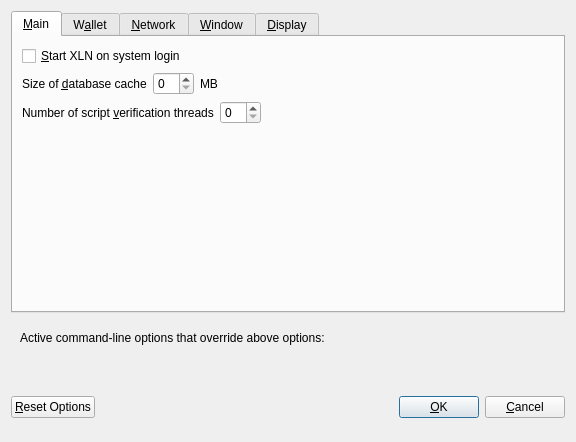
<?xml version="1.0" encoding="UTF-8"?>
<ui version="4.0">
 <class>OptionsDialog</class>
 <widget class="QDialog" name="OptionsDialog">
  <property name="geometry">
   <rect>
    <x>0</x>
    <y>0</y>
    <width>576</width>
    <height>442</height>
   </rect>
  </property>
  <property name="windowTitle">
   <string>Options</string>
  </property>
  <property name="modal">
   <bool>true</bool>
  </property>
  <layout class="QVBoxLayout" name="verticalLayout">
   <item>
    <widget class="QTabWidget" name="tabWidget">
     <property name="currentIndex">
      <number>0</number>
     </property>
     <widget class="QWidget" name="tabMain">
      <attribute name="title">
       <string>&amp;Main</string>
      </attribute>
      <layout class="QVBoxLayout" name="verticalLayout_Main">
       <item>
        <widget class="QCheckBox" name="bitcoinAtStartup">
         <property name="toolTip">
          <string>Automatically start XLN after logging in to the system.</string>
         </property>
         <property name="text">
          <string>&amp;Start XLN on system login</string>
         </property>
        </widget>
       </item>
       <item>
        <layout class="QHBoxLayout" name="horizontalLayout_2_Main">
         <item>
          <widget class="QLabel" name="databaseCacheLabel">
           <property name="text">
            <string>Size of &amp;database cache</string>
           </property>
           <property name="textFormat">
            <enum>Qt::PlainText</enum>
           </property>
           <property name="buddy">
            <cstring>databaseCache</cstring>
           </property>
          </widget>
         </item>
         <item>
          <widget class="QSpinBox" name="databaseCache"/>
         </item>
         <item>
          <widget class="QLabel" name="databaseCacheUnitLabel">
           <property name="text">
            <string>MB</string>
           </property>
           <property name="textFormat">
            <enum>Qt::PlainText</enum>
           </property>
          </widget>
         </item>
         <item>
          <spacer name="horizontalSpacer_2_Main">
           <property name="orientation">
            <enum>Qt::Horizontal</enum>
           </property>
           <property name="sizeHint" stdset="0">
            <size>
             <width>40</width>
             <height>20</height>
            </size>
           </property>
          </spacer>
         </item>
        </layout>
       </item>
       <item>
        <layout class="QHBoxLayout" name="horizontalLayout_3_Main">
         <item>
          <widget class="QLabel" name="threadsScriptVerifLabel">
           <property name="text">
            <string>Number of script &amp;verification threads</string>
           </property>
           <property name="textFormat">
            <enum>Qt::PlainText</enum>
           </property>
           <property name="buddy">
            <cstring>threadsScriptVerif</cstring>
           </property>
          </widget>
         </item>
         <item>
          <widget class="QSpinBox" name="threadsScriptVerif">
           <property name="toolTip">
            <string>(0 = auto, &lt;0 = leave that many cores free)</string>
           </property>
          </widget>
         </item>
         <item>
          <spacer name="horizontalSpacer_3_Main">
           <property name="orientation">
            <enum>Qt::Horizontal</enum>
           </property>
           <property name="sizeHint" stdset="0">
            <size>
             <width>40</width>
             <height>20</height>
            </size>
           </property>
          </spacer>
         </item>
        </layout>
       </item>
       <item>
        <spacer name="verticalSpacer_2">
         <property name="orientation">
          <enum>Qt::Vertical</enum>
         </property>
         <property name="sizeHint" stdset="0">
          <size>
           <width>20</width>
           <height>40</height>
          </size>
         </property>
        </spacer>
       </item>
      </layout>
     </widget>
     <widget class="QWidget" name="tabWallet">
      <attribute name="title">
       <string>W&amp;allet</string>
      </attribute>
      <layout class="QVBoxLayout" name="verticalLayout_Wallet">
       <item>
        <layout class="QHBoxLayout" name="horizontalLayout_2_Wallet">
         <item>
          <widget class="QLabel" name="labelStakeSplitThresholdText">
           <property name="text">
            <string>Stake split threshold:</string>
           </property>
          </widget>
         </item>
         <item>
          <widget class="QSpinBox" name="spinBoxStakeSplitThreshold">
           <property name="minimum">
            <number>1</number>
           </property>
           <property name="maximum">
            <number>999999</number>
           </property>
          </widget>
         </item>
        </layout>
       </item>
       <item>
        <widget class="QGroupBox" name="groupBox">
         <property name="title">
          <string>Expert</string>
         </property>
         <layout class="QVBoxLayout" name="verticalLayout_2">
          <item>
           <widget class="QCheckBox" name="coinControlFeatures">
            <property name="toolTip">
             <string>Whether to show coin control features or not.</string>
            </property>
            <property name="text">
             <string>Enable coin &amp;control features</string>
            </property>
           </widget>
          </item>
          <item>
           <widget class="QCheckBox" name="showMasternodesTab">
            <property name="toolTip">
             <string>Show additional tab listing all your masternodes in first sub-tab&lt;br/&gt;and all masternodes on the network in second sub-tab.</string>
            </property>
            <property name="text">
             <string>Show Masternodes Tab</string>
            </property>
           </widget>
          </item>
          <item>
           <widget class="QCheckBox" name="spendZeroConfChange">
            <property name="toolTip">
             <string>If you disable the spending of unconfirmed change, the change from a transaction&lt;br/&gt;cannot be used until that transaction has at least one confirmation.&lt;br/&gt;This also affects how your balance is computed.</string>
            </property>
            <property name="text">
             <string>&amp;Spend unconfirmed change</string>
            </property>
           </widget>
          </item>
         </layout>
        </widget>
       </item>
       <item>
        <spacer name="verticalSpacer_Wallet">
         <property name="orientation">
          <enum>Qt::Vertical</enum>
         </property>
         <property name="sizeHint" stdset="0">
          <size>
           <width>20</width>
           <height>40</height>
          </size>
         </property>
        </spacer>
       </item>
      </layout>
     </widget>
     <widget class="QWidget" name="tabNetwork">
      <attribute name="title">
       <string>&amp;Network</string>
      </attribute>
      <layout class="QVBoxLayout" name="verticalLayout_Network">
       <item>
        <widget class="QCheckBox" name="mapPortUpnp">
         <property name="toolTip">
          <string>Automatically open the XLN client port on the router. This only works when your router supports UPnP and it is enabled.</string>
         </property>
         <property name="text">
          <string>Map port using &amp;UPnP</string>
         </property>
        </widget>
       </item>
       <item>
        <widget class="QCheckBox" name="allowIncoming">
         <property name="toolTip">
          <string>Accept connections from outside</string>
         </property>
         <property name="text">
          <string>Allow incoming connections</string>
         </property>
        </widget>
       </item>
       <item>
        <widget class="QCheckBox" name="connectSocks">
         <property name="toolTip">
          <string>Connect to the XLN network through a SOCKS5 proxy.</string>
         </property>
         <property name="text">
          <string>&amp;Connect through SOCKS5 proxy (default proxy):</string>
         </property>
        </widget>
       </item>
       <item>
        <layout class="QHBoxLayout" name="horizontalLayout_1_Network">
         <item>
          <widget class="QLabel" name="proxyIpLabel">
           <property name="text">
            <string>Proxy &amp;IP:</string>
           </property>
           <property name="textFormat">
            <enum>Qt::PlainText</enum>
           </property>
           <property name="buddy">
            <cstring>proxyIp</cstring>
           </property>
          </widget>
         </item>
         <item>
          <widget class="QValidatedLineEdit" name="proxyIp">
           <property name="minimumSize">
            <size>
             <width>140</width>
             <height>0</height>
            </size>
           </property>
           <property name="maximumSize">
            <size>
             <width>140</width>
             <height>16777215</height>
            </size>
           </property>
           <property name="toolTip">
            <string>IP address of the proxy (e.g. IPv4: 127.0.0.1 / IPv6: ::1)</string>
           </property>
          </widget>
         </item>
         <item>
          <widget class="QLabel" name="proxyPortLabel">
           <property name="text">
            <string>&amp;Port:</string>
           </property>
           <property name="textFormat">
            <enum>Qt::PlainText</enum>
           </property>
           <property name="buddy">
            <cstring>proxyPort</cstring>
           </property>
          </widget>
         </item>
         <item>
          <widget class="QLineEdit" name="proxyPort">
           <property name="minimumSize">
            <size>
             <width>55</width>
             <height>0</height>
            </size>
           </property>
           <property name="maximumSize">
            <size>
             <width>55</width>
             <height>16777215</height>
            </size>
           </property>
           <property name="toolTip">
            <string>Port of the proxy (e.g. 9050)</string>
           </property>
          </widget>
         </item>
         <item>
          <spacer name="horizontalSpacer_1_Network">
           <property name="orientation">
            <enum>Qt::Horizontal</enum>
           </property>
           <property name="sizeHint" stdset="0">
            <size>
             <width>40</width>
             <height>20</height>
            </size>
           </property>
          </spacer>
         </item>
        </layout>
       </item>
       <item>
        <spacer name="verticalSpacer_Network">
         <property name="orientation">
          <enum>Qt::Vertical</enum>
         </property>
         <property name="sizeHint" stdset="0">
          <size>
           <width>20</width>
           <height>40</height>
          </size>
         </property>
        </spacer>
       </item>
      </layout>
     </widget>
     <widget class="QWidget" name="tabWindow">
      <attribute name="title">
       <string>&amp;Window</string>
      </attribute>
      <layout class="QVBoxLayout" name="verticalLayout_Window">
       <item>
        <widget class="QCheckBox" name="minimizeToTray">
         <property name="toolTip">
          <string>Show only a tray icon after minimizing the window.</string>
         </property>
         <property name="text">
          <string>&amp;Minimize to the tray instead of the taskbar</string>
         </property>
        </widget>
       </item>
       <item>
        <widget class="QCheckBox" name="minimizeOnClose">
         <property name="toolTip">
          <string>Minimize instead of exit the application when the window is closed. When this option is enabled, the application will be closed only after selecting Quit in the menu.</string>
         </property>
         <property name="text">
          <string>M&amp;inimize on close</string>
         </property>
        </widget>
       </item>
       <item>
        <spacer name="verticalSpacer_Window">
         <property name="orientation">
          <enum>Qt::Vertical</enum>
         </property>
         <property name="sizeHint" stdset="0">
          <size>
           <width>20</width>
           <height>40</height>
          </size>
         </property>
        </spacer>
       </item>
      </layout>
     </widget>
     <widget class="QWidget" name="tabDisplay">
      <attribute name="title">
       <string>&amp;Display</string>
      </attribute>
      <layout class="QVBoxLayout" name="verticalLayout_Display">
       <item>
        <layout class="QHBoxLayout" name="horizontalLayout_1_Display">
         <item>
          <widget class="QLabel" name="langLabel">
           <property name="text">
            <string>User Interface &amp;language:</string>
           </property>
           <property name="textFormat">
            <enum>Qt::PlainText</enum>
           </property>
           <property name="buddy">
            <cstring>lang</cstring>
           </property>
          </widget>
         </item>
         <item>
          <widget class="QValueComboBox" name="lang">
           <property name="toolTip">
            <string>The user interface language can be set here. This setting will take effect after restarting XLN.</string>
           </property>
          </widget>
         </item>
        </layout>
       </item>
       <item>
        <widget class="QLabel" name="label_3">
         <property name="toolTip">
          <string notr="true"/>
         </property>
         <property name="statusTip">
          <string notr="true"/>
         </property>
         <property name="whatsThis">
          <string notr="true"/>
         </property>
         <property name="accessibleName">
          <string notr="true"/>
         </property>
         <property name="text">
          <string>Language missing or translation incomplete? Help contributing translations here:
https://discordapp.com/invite/4nFZeJr</string>
         </property>
         <property name="wordWrap">
          <bool>true</bool>
         </property>
         <property name="openExternalLinks">
          <bool>true</bool>
         </property>
         <property name="textInteractionFlags">
          <set>Qt::TextBrowserInteraction</set>
         </property>
        </widget>
       </item>
       <item>
        <layout class="QHBoxLayout" name="horizontalLayout_2_Display" stretch="0,0">
         <item>
          <widget class="QLabel" name="themeLabel">
           <property name="text">
            <string>User Interface Theme:</string>
           </property>
          </widget>
         </item>
         <item>
          <widget class="QValueComboBox" name="theme"/>
         </item>
        </layout>
       </item>
       <item>
        <widget class="QWidget" name="verticalDisplayWidget" native="true">
         <layout class="QVBoxLayout" name="verticalDisplayLayout">
          <property name="margin">
           <number>0</number>
          </property>
          <item>
           <widget class="Line" name="line">
            <property name="orientation">
             <enum>Qt::Horizontal</enum>
            </property>
           </widget>
          </item>
          <item>
           <layout class="QHBoxLayout" name="horizontalLayout_3_Display">
            <item>
             <widget class="QLabel" name="unitLabel">
              <property name="text">
               <string>Unit to show amounts in:</string>
              </property>
              <property name="textFormat">
               <enum>Qt::PlainText</enum>
              </property>
             </widget>
            </item>
            <item>
             <widget class="QValueComboBox" name="unit">
              <property name="toolTip">
               <string>Choose the default subdivision unit to show in the interface and when sending coins.</string>
              </property>
             </widget>
            </item>
           </layout>
          </item>
          <item>
           <layout class="QHBoxLayout" name="horizontalLayout_4_Display">
            <item>
             <widget class="QLabel" name="digitsLabel">
              <property name="text">
               <string>Decimal digits</string>
              </property>
             </widget>
            </item>
            <item>
             <widget class="QValueComboBox" name="digits"/>
            </item>
           </layout>
          </item>
          <item>
           <layout class="QHBoxLayout" name="horizontalLayout_5_Display">
            <item>
             <widget class="QCheckBox" name="checkBoxHideZeroBalances">
              <property name="toolTip">
               <string>Hide empty balances</string>
              </property>
              <property name="layoutDirection">
               <enum>Qt::LeftToRight</enum>
              </property>
              <property name="text">
               <string>Hide empty balances</string>
              </property>
             </widget>
            </item>
            <item>
             <widget class="QCheckBox" name="checkBoxHideOrphans">
              <property name="toolTip">
               <string>Hide orphan stakes in transaction lists</string>
              </property>
              <property name="text">
               <string>Hide orphan stakes</string>
              </property>
             </widget>
            </item>
            <item>
             <spacer name="horizontalSpacer">
              <property name="orientation">
               <enum>Qt::Horizontal</enum>
              </property>
              <property name="sizeHint" stdset="0">
               <size>
                <width>40</width>
                <height>20</height>
               </size>
              </property>
             </spacer>
            </item>
           </layout>
          </item>
          <item>
           <layout class="QHBoxLayout" name="horizontalLayout_6_Display">
            <item>
             <widget class="QLabel" name="thirdPartyTxUrlsLabel">
              <property name="toolTip">
               <string>Third party URLs (e.g. a block explorer) that appear in the transactions tab as context menu items. %s in the URL is replaced by transaction hash. Multiple URLs are separated by vertical bar |.</string>
              </property>
              <property name="text">
               <string>Third party transaction URLs</string>
              </property>
             </widget>
            </item>
            <item>
             <widget class="QLineEdit" name="thirdPartyTxUrls">
              <property name="toolTip">
               <string>Third party URLs (e.g. a block explorer) that appear in the transactions tab as context menu items. %s in the URL is replaced by transaction hash. Multiple URLs are separated by vertical bar |.</string>
              </property>
             </widget>
            </item>
           </layout>
          </item>
         </layout>
        </widget>
       </item>
       <item>
        <spacer name="verticalSpacer">
         <property name="orientation">
          <enum>Qt::Vertical</enum>
         </property>
         <property name="sizeHint" stdset="0">
          <size>
           <width>20</width>
           <height>40</height>
          </size>
         </property>
        </spacer>
       </item>
      </layout>
     </widget>
    </widget>
   </item>
   <item>
    <widget class="QFrame" name="frame">
     <layout class="QVBoxLayout" name="verticalLayout_Bottom">
      <item>
       <layout class="QHBoxLayout" name="horizontalLayout_Bottom">
        <item>
         <widget class="QLabel" name="overriddenByCommandLineInfoLabel">
          <property name="text">
           <string>Active command-line options that override above options:</string>
          </property>
          <property name="textFormat">
           <enum>Qt::PlainText</enum>
          </property>
         </widget>
        </item>
        <item>
         <spacer name="horizontalSpacer_Bottom">
          <property name="orientation">
           <enum>Qt::Horizontal</enum>
          </property>
          <property name="sizeHint" stdset="0">
           <size>
            <width>40</width>
            <height>20</height>
           </size>
          </property>
         </spacer>
        </item>
       </layout>
      </item>
      <item>
       <widget class="QLabel" name="overriddenByCommandLineLabel">
        <property name="text">
         <string/>
        </property>
        <property name="textFormat">
         <enum>Qt::PlainText</enum>
        </property>
        <property name="wordWrap">
         <bool>true</bool>
        </property>
       </widget>
      </item>
     </layout>
    </widget>
   </item>
   <item>
    <layout class="QHBoxLayout" name="horizontalLayout_Buttons">
     <item>
      <widget class="QPushButton" name="resetButton">
       <property name="toolTip">
        <string>Reset all client options to default.</string>
       </property>
       <property name="text">
        <string>&amp;Reset Options</string>
       </property>
       <property name="autoDefault">
        <bool>false</bool>
       </property>
      </widget>
     </item>
     <item>
      <spacer name="horizontalSpacer_1">
       <property name="orientation">
        <enum>Qt::Horizontal</enum>
       </property>
       <property name="sizeHint" stdset="0">
        <size>
         <width>40</width>
         <height>48</height>
        </size>
       </property>
      </spacer>
     </item>
     <item>
      <widget class="QLabel" name="statusLabel">
       <property name="minimumSize">
        <size>
         <width>200</width>
         <height>0</height>
        </size>
       </property>
       <property name="font">
        <font>
         <weight>75</weight>
         <bold>true</bold>
        </font>
       </property>
       <property name="text">
        <string/>
       </property>
       <property name="textFormat">
        <enum>Qt::PlainText</enum>
       </property>
       <property name="wordWrap">
        <bool>true</bool>
       </property>
      </widget>
     </item>
     <item>
      <spacer name="horizontalSpacer_2">
       <property name="orientation">
        <enum>Qt::Horizontal</enum>
       </property>
       <property name="sizeHint" stdset="0">
        <size>
         <width>40</width>
         <height>48</height>
        </size>
       </property>
      </spacer>
     </item>
     <item>
      <widget class="QPushButton" name="okButton">
       <property name="text">
        <string>&amp;OK</string>
       </property>
       <property name="autoDefault">
        <bool>false</bool>
       </property>
       <property name="default">
        <bool>true</bool>
       </property>
      </widget>
     </item>
     <item>
      <widget class="QPushButton" name="cancelButton">
       <property name="text">
        <string>&amp;Cancel</string>
       </property>
       <property name="autoDefault">
        <bool>false</bool>
       </property>
      </widget>
     </item>
    </layout>
   </item>
  </layout>
 </widget>
 <customwidgets>
  <customwidget>
   <class>QValidatedLineEdit</class>
   <extends>QLineEdit</extends>
   <header>qvalidatedlineedit.h</header>
  </customwidget>
  <customwidget>
   <class>QValueComboBox</class>
   <extends>QComboBox</extends>
   <header>qvaluecombobox.h</header>
  </customwidget>
 </customwidgets>
 <resources/>
 <connections/>
</ui>
